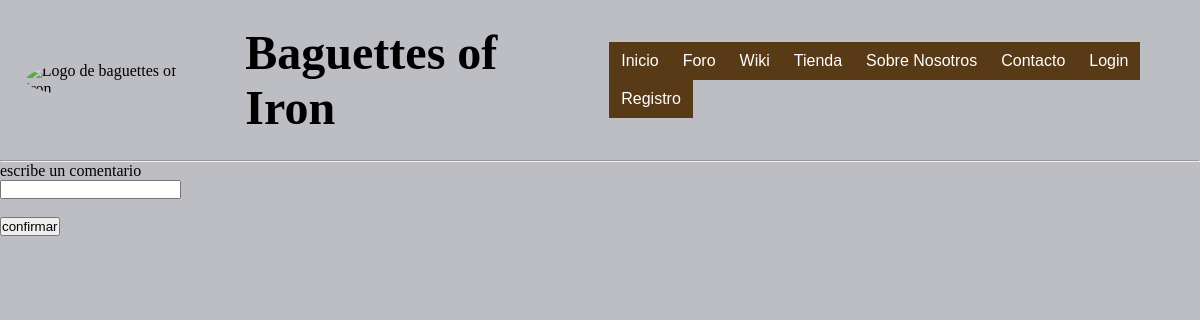
The page /discussion.php?id= 2 on the database as committed earlier.
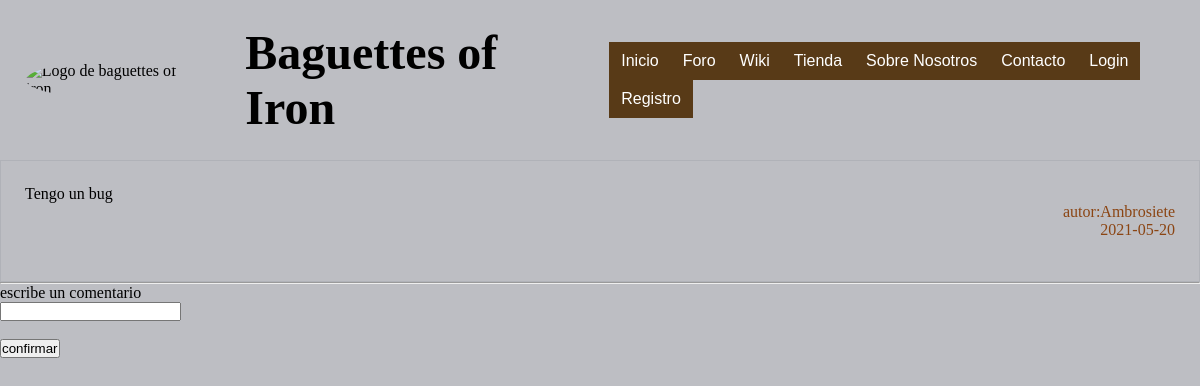
The same page on the database as committed later.
### tables this page shows
CREATE TABLE `comentarios` (
  `id` int(10) NOT NULL,
  `comentario` varchar(500) NOT NULL,
  `fecha` date NOT NULL,
  `id_usuario` int(10) NOT NULL,
  `id_hilo` int(10) NOT NULL
);

CREATE TABLE `usuarios` (
  `id` int(10) NOT NULL,
  `usuario` varchar(50) NOT NULL,
  `password` varchar(50) NOT NULL,
  `nombre` varchar(50) NOT NULL,
  `apellidos` varchar(50) NOT NULL,
  `correo` varchar(50) DEFAULT NULL,
  `rol_id` int(10) NOT NULL
);

### includes/bootup.php (called while the page is built, shortened)
<?php
    spl_autoload_register(function($class){
        $prefix="es\\fdi\\ucm\\aw";
        $base_dir = __DIR__;
        $len = strlen($prefix);
        $relative_class = substr($class,$len);
        $file = $base_dir.str_replace('\\','/',$relative_class).'.php';
    });
?>

### includes/aplicacion.php (called while the page is built, shortened)
<?php
    class Aplicacion
    {
        private static  $instance = null;
        private $conn=null;
        public $datosBD=array();
        public static function getInstance(){
            if(Aplicacion::$instance==null)
                Aplicacion::$instance = new Aplicacion();
            return Aplicacion::$instance;
        }
        public function init($datos){
            $this->datosBD= $datos;
        }
        public function conexionBD(){
            if($this->conn==null){
                $this->conn = new \mysqli($this->datosBD['host'],$this->datosBD['user'],$this->datosBD['pass'],$this->datosBD['bd']);
            }
            return $this->conn;
        }
    }
?>

### includes/comentario.php (called while the page is built, shortened)
<?php
	class Comentario{
		function cargacomentario($padre){
			$busqueda = "SELECT * FROM comentarios WHERE id_hilo = '$padre' ";
			$comentarios = Aplicacion::getInstance()->conexionBD()->query($busqueda);
			return $comentarios;
		}
		function getnombrecreador($id){
			$busca = "SELECT usuario FROM usuarios WHERE id = '$id' ";
			$conexion=Aplicacion::getInstance()->conexionBD()->query($busca);
			$ids =$conexion->fetch_assoc();
			$ret = $ids['usuario'];
			return $ret;
		}
	}
?>

### discussion.php (the view, shortened to what this page needs)
<?php
	require_once('includes/bootup.php');
  if(isset($_GET['id'])){
    $padre=$_GET['id'];
  }
	else $padre ='1';
  $com=new comentario('','','');
	$comentarios=$com->cargacomentario($padre);
  $contenido=" ";
  while($mensaje = $comentarios->fetch_assoc()){
    $if=$mensaje['id_usuario'];
    $ids=$com->getnombrecreador($if);
    $fecha =$mensaje['fecha'];
    $intento=$mensaje['comentario'];
    $contenido.=<<<EOF
    <div class='comentario'>
    <p> $intento </p>
    <p id='creador'>autor:$ids</p>
    <p id='fecha'>$fecha<p></br>
    </div>
    EOF;
  }
  require_once __DIR__.'/includes/plantillas/plantillaB.php';
?>

Rows that differ between the two databases and show on the page:
added comentarios: comentario "Tengo un bug", id_usuario.usuario "Ambrosiete", fecha "2021-05-20"
